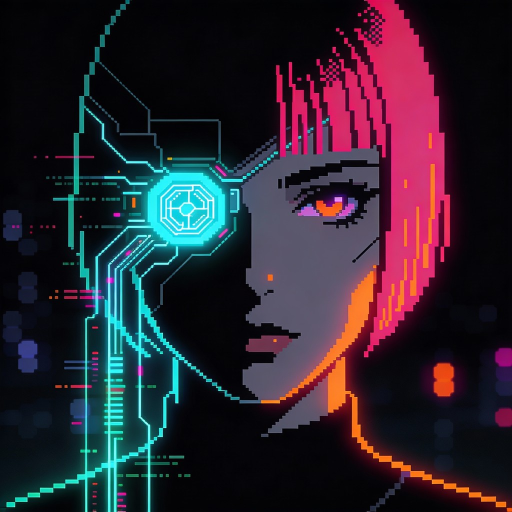
#> input picture docs/reference/lea-portrait.jpg, 1024 x 1024 px, found by its file name (shown at 1/2 size)
$ python build_portrait.py
#> lines starting #> are read from the running program, lines starting #| are printed output that depends on the picture; after the words box and inside, x2 and y2 are one past the last pixel; in counts of white or black regions, pixels touching at a corner belong together
"""Extract a 96x96 palette-indexed portrait plus its animation variants from the reference image.

Emits app/assets/lea-portrait.js: an RLE pixel map over a per-class palette, so a palette
index also tells the renderer which material class (skin, hair, neon circuit, ...) a cell is.
"""
import json
import os

import numpy as np
from PIL import Image

SRC = os.environ.get('LEA_REFERENCE', 'docs/reference/lea-portrait.jpg')
OUT = 'app/assets/lea-portrait.js'
W = 96
CROWN = 9                        # rows added on top: the reference crops the top of her head
H = W + CROWN

VOID, DARK, SKIN, HAIR, WARM, CIRCUIT, IMPLANT, EYE, LIP, BACK = range(10)
CLASS_NAMES = ['void', 'dark', 'skin', 'hair', 'warm', 'circuit', 'implant', 'eye', 'lip', 'back']
BUDGET = {VOID: 1, DARK: 7, SKIN: 13, HAIR: 15, WARM: 9, CIRCUIT: 10, IMPLANT: 8, EYE: 11, LIP: 7, BACK: 8}

# All vertical coordinates below are in the padded canvas, so they carry the CROWN offset.
IMPLANT_C = (35.0, 39.0 + CROWN)
IMPLANT_R = 14.0
EYE_BOX = (55, 34 + CROWN, 16, 9)        # x, y, w, h -- the lid aperture; the brow above stays put
MOUTH_BOX = (44, 59 + CROWN, 13, 11)     # tall enough for the jaw to drop into


HEAD_SPAN = (48, 92)             # columns the skull can occupy, clear of the HUD arc
HEAD_APEX = 2.0                  # where the top of her head lands in the padded canvas


def rebuild_crown(source):
    """The reference crops the top of her head, and not only above the border: the black
    wedge at the upper left is skull too, left out because the frame cuts there.

    So this is not a cap bolted onto row 0. It fits an ellipse to the widest row of hair the
    artwork does show, sweeps it up to an apex, and fills every cell inside it that is still
    background -- taking each colour from the strands already below it, so the crown is built
    out of the palette her hair already has instead of a flat invented pink.
    """
    out = np.zeros((H, W, 3), dtype=float)
    out[CROWN:] = source
    lum = out.max(axis=2)
    lo, hi = HEAD_SPAN

    # Widest row of hair in the upper half: that fixes the ellipse the skull sits on.
    spans = {}
    for y in range(CROWN, CROWN + 46):
        lit = np.nonzero(lum[y] >= 25)[0]
        lit = lit[(lit >= lo) & (lit < hi)]
        if len(lit):
            spans[y] = (lit.min(), lit.max())
    widest = max(spans, key=lambda y: spans[y][1] - spans[y][0])
    left, right = spans[widest]
    centre, half = (left + right) / 2, (right - left) / 2 + .5
    rise = widest - HEAD_APEX

    def strand(x, below):
        """The nearest hair already drawn under this cell, so the new crown inherits it."""
        for step in range(0, 46):
            y = below + step
            if y < H and lum[y, x] >= 40:
                return out[y, x]
        return None

    for y in range(int(HEAD_APEX), widest):
        width = half * np.sqrt(max(0.0, 1 - ((y - widest) / rise) ** 2))
        shade = .68 + .32 * np.sqrt(max(0.0, 1 - ((y - widest) / rise) ** 2))
        for x in range(int(round(centre - width)), int(round(centre + width)) + 1):
            if not (lo <= x < hi) or lum[y, x] >= 14:    # never paint over the artwork
                continue
            source_colour = strand(x, y + 1)
            if source_colour is None:                    # nothing below: borrow across the dome
                mirror = int(round(centre + (centre - x)))
                source_colour = strand(min(max(mirror, lo), hi - 1), y + 1)
            if source_colour is None:
                continue
            # Darker to the left: the rim light in this artwork comes from her right.
            lit_side = .78 + .22 * (x - (centre - width)) / max(2 * width, 1e-6)
            out[y, x] = source_colour * shade * lit_side
    return out


img = rebuild_crown(np.asarray(Image.open(SRC).convert('RGB').resize((W, W), Image.BOX)).astype(float))
#> in rebuild_crown, `out = np.zeros((H, W, 3), dtype=float)`: out: shape (105, 96, 3) float64; every value is 0
#> in rebuild_crown, `out[CROWN:] = source`:
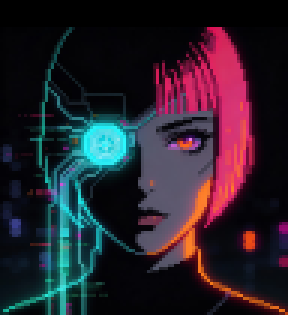
#> out: shape (105, 96, 3) float64 (shown 3 times larger); mean R, G, B 41.2, 33, 43.1
#> in rebuild_crown, `lum = out.max(axis=2)`:
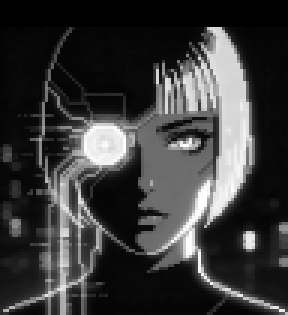
#> lum: shape (105, 96) float64 (shown 3 times larger); min 0, max 254, mean 58.3
#> the loop in rebuild_crown, `for y in range(CROWN, CROWN + 46):` made 46 passes
#> lit on passes 1 to 8: [68, 69, 70, 71, 72, 73, 74], [68, 69, 70, 71, 72, 73, 74, 75], [67, 68, 69, 70, 71, 72, 73, 74, 75, 76], [68, 69, 70, 71, 72, 73, 74, 75, 76, 77], [68, 69, 70, 71, 72, 73, 74, 75, 76, 77], [63, 66, 67, 68, 69, 70, 71, 72, 73, 74, 75, 76, 77, 78], [63, 64, 67, 68, 69, 70, 71, 72, 73, 74, 75, 76, 77, 78, 79], [64, 65, 67, 68, 69, 70, 71, 72, 73, 74, 75, 76, 77, 78, 79]
#> after the loop in rebuild_crown, `for y in range(CROWN, CROWN + 46):`: spans = 46 items
#> in rebuild_crown, `widest = max(spans, key=lambda y: spans[y][1] - spans[y][0])`: widest = 43
#> in rebuild_crown, `left, right = spans[widest]`: left = 48; right = 85
#> in rebuild_crown, `centre, half = (left + right) / 2, (right - left) / 2 + .5`: centre = 66.5; half = 19
#> in rebuild_crown, `rise = widest - HEAD_APEX`: rise = 41
#> the loop in rebuild_crown, `for y in range(int(HEAD_APEX), widest):` made 41 passes
#> (width, shade) on passes 1 to 12: (0, 0.68), (4.17, 0.75), (5.86, 0.779), (7.13, 0.8), (8.19, 0.818), (9.09, 0.833), (9.9, 0.847), (10.62, 0.859), (11.28, 0.87), (11.88, 0.88), (12.43, 0.889), (12.95, 0.898)
#> after the loop in rebuild_crown, `for y in range(int(HEAD_APEX), widest):`: out: shape (105, 96, 3) float64; 2.96% of pixels changed, all inside (x1, y1, x2, y2) = (48, 2, 86, 43)
R, G, B = img[..., 0], img[..., 1], img[..., 2]
LUM = img.max(axis=2)
XS = np.arange(W)[None, :].repeat(H, 0)
YS = np.arange(H)[:, None].repeat(W, 1)


def classify():
    cls = np.full((H, W), VOID, dtype=int)
    dist_implant = np.hypot(XS - IMPLANT_C[0], YS - IMPLANT_C[1])

    cyan = (G > R * 1.3) & (B > R * 1.15) & (LUM > 34)
    warm = (R > G * 1.2) & (G > B * 1.4) & (LUM > 62)
    pink = (R > G * 1.4) & (B > G * 1.02) & (LUM > 52)
    lit, bright = LUM >= 14, LUM >= 42
    subject = XS >= 38                                  # head, neck and shoulder live right of this

    cls[lit] = DARK
    cls[bright & subject & ~cyan & ~warm & ~pink] = SKIN
    cls[bright & subject & pink] = HAIR
    cls[bright & subject & warm] = WARM
    cls[cyan] = CIRCUIT
    cls[cyan & (dist_implant <= IMPLANT_R)] = IMPLANT
    cls[lit & ((XS <= 13) & (YS >= 34 + CROWN) | (XS >= 85) & (YS >= 57 + CROWN)) & ~cyan] = BACK
    cls[LUM < 14] = VOID

    skin_ref = np.median(img[(cls == SKIN) & (XS > 44) & (XS < 78)], axis=0)

    # The lid aperture: lashes, iris and eyeshadow are whatever departs from the cheek tone.
    x0, y0, w, h = EYE_BOX
    sub = img[y0:y0 + h, x0:x0 + w]
    cls[y0:y0 + h, x0:x0 + w][np.sqrt(((sub - skin_ref) ** 2).sum(axis=2)) > 48] = EYE

    # The lips: the only reddish thing on this face.
    x0, y0, w, h = MOUTH_BOX
    sub = img[y0:y0 + h, x0:x0 + w]
    cls[y0:y0 + h, x0:x0 + w][(sub[..., 0] > sub[..., 1] * 1.35) & (sub[..., 0] > 14)] = LIP
    return cls, skin_ref


def build_palette(cls):
    """One adaptive palette per class, so a palette index also carries its class."""
    palette, pal_class, lookup = [], [], {}
    for cid, budget in BUDGET.items():
        mask = cls == cid
        if not mask.any():
            continue
        pixels = img[mask].astype('uint8').reshape(-1, 1, 3)
        k = max(1, min(budget, len(np.unique(pixels.reshape(-1, 3), axis=0))))
        quant = Image.fromarray(pixels).quantize(colors=k, method=Image.MEDIANCUT, dither=Image.NONE)
        colors = np.array(quant.getpalette()[:k * 3]).reshape(k, 3)
        lookup[cid] = (len(palette), colors.astype(float))
        palette.extend(tuple(int(v) for v in c) for c in colors)
        pal_class.extend([cid] * k)
    return palette, pal_class, lookup


def index_map(cls, lookup):
    idx = np.zeros((H, W), dtype=int)
    for cid, (base, colors) in lookup.items():
        ys, xs = np.nonzero(cls == cid)
        if len(ys) == 0:
            continue
        diff = img[ys, xs][:, None, :] - colors[None, :, :]
        idx[ys, xs] = base + np.argmin((diff ** 2).sum(axis=2), axis=1)
    return idx


def nearest(color, cid, lookup):
    base, colors = lookup[cid]
    return base + int(np.argmin(((colors - np.array(color, dtype=float)) ** 2).sum(axis=1)))


def lidded_eye(idx, cls, lookup, drop):
    """Lower the upper lid by `drop` rows; the lash line follows it down."""
    x0, y0, w, h = EYE_BOX
    out = idx[y0:y0 + h, x0:x0 + w].copy()
    lid_src = idx[y0 + h, x0:x0 + w]             # untouched cheek row just below the aperture
    lash = nearest((16, 9, 18), EYE, lookup)
    for yy in range(min(drop + 1, h)):
        for xx in range(w):
            if cls[y0 + yy, x0 + xx] == EYE or yy < drop:
                out[yy, xx] = lash if yy == drop else lid_src[xx]
    if drop >= h - 2:                             # fully shut: nothing of the eye survives
        for yy in range(h):
            for xx in range(w):
                if cls[y0 + yy, x0 + xx] == EYE:
                    out[yy, xx] = lash if yy == drop else lid_src[xx]
    return out


def viseme(idx, cls, lookup, drop, spread=0):
    """One mouth shape: drop the lip run by `drop` rows to open the jaw, then stretch the
    corners out (spread > 0, as in "e") or purse them in (spread < 0, as in "o")."""
    x0, y0, w, h = MOUTH_BOX
    out = idx[y0:y0 + h, x0:x0 + w].copy()
    cavity = nearest((18, 6, 13), LIP, lookup)
    is_lip = cls[y0:y0 + h, x0:x0 + w] == LIP
    columns = {xx: np.nonzero(is_lip[:, xx])[0] for xx in range(w)}
    columns = {xx: rows for xx, rows in columns.items() if len(rows)}

    def paint(xx, rows, source_x):
        top, bottom = rows[0], rows[-1]
        for yy in range(min(bottom + drop, h - 1), top - 1, -1):
            src = yy - drop
            out[yy, xx] = idx[y0 + src, x0 + source_x] if src >= top else cavity

    for xx, rows in columns.items():
        paint(xx, rows, xx)

    corners = sorted(columns)
    left, right = corners[0], corners[-1]
    if spread > 0:                               # the smile stretches past the lip corners
        for step in range(1, spread + 1):
            for edge, inner in ((left - step, left), (right + step, right)):
                if 0 <= edge < w:
                    paint(edge, columns[inner], inner)
    elif spread < 0:                             # pursed: the corners fall back to bare skin
        for step in range(0, -spread):
            for edge in (left + step, right - step):
                rows = columns.get(edge)
                if rows is None:
                    continue
                above = max(rows[0] - 1, 0)
                for yy in range(rows[0], min(rows[-1] + drop + 1, h)):
                    out[yy, edge] = out[above, edge]
    return out


ALPHABET = ('ABCDEFGHIJKLMNOPQRSTUVWXYZabcdefghijklmnopqrstuvwxyz'
            '0123456789!#$%&()*+,-./:;<=>?@[]^_{|}~')


def rle(values):
    out, prev, run = [], None, 0
    for v in list(values) + [None]:
        if v == prev and run < len(ALPHABET):
            run += 1
            continue
        if prev is not None:
            out.append(ALPHABET[prev] + ALPHABET[run - 1])
        prev, run = v, 1
    return ''.join(out)


def main():
    cls, skin_ref = classify()
#> in classify, `cyan = (G > R * 1.3) & (B > R * 1.15) & (LUM > 34)`:
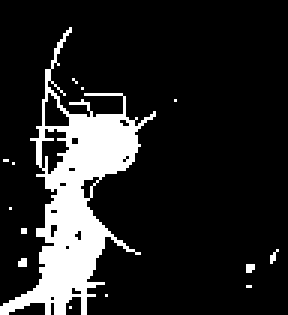
#> cyan: shape (105, 96) bool (shown 3 times larger); 14.7% white; 14 white regions (13 under 20 px), largest, box (x1, y1, x2, y2) and area: (0, 9, 52, 105) 1447
#> in classify, `warm = (R > G * 1.2) & (G > B * 1.4) & (LUM > 62)`: warm: shape (105, 96) bool; 2% white in thin lines or dots, all inside (x1, y1, x2, y2) = (49, 47, 96, 105)
#> in classify, `pink = (R > G * 1.4) & (B > G * 1.02) & (LUM > 52)`:
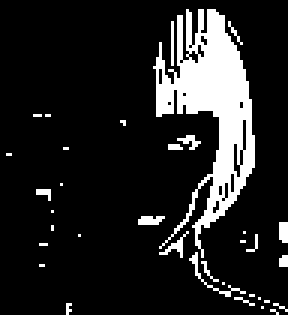
#> pink: shape (105, 96) bool (shown 3 times larger); 13.8% white; 35 white regions (30 under 20 px), largest, box (x1, y1, x2, y2) and area: (51, 3, 85, 86) 1144, (63, 84, 82, 99) 32, (53, 77, 63, 86) 23, (46, 72, 55, 75) 22, (93, 74, 96, 81) 20
#> in classify, `lit, bright = LUM >= 14, LUM >= 42`: lit: shape (105, 96) bool; 57.5% white; 15 black regions (7 under 20 px), largest, box (x1, y1, x2, y2) and area: (0, 0, 96, 81) 3107, (30, 81, 74, 105) 656, (30, 55, 51, 84) 295
#> in classify, `lit, bright = LUM >= 14, LUM >= 42`:
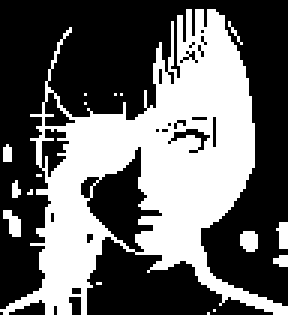
#> bright: shape (105, 96) bool (shown 3 times larger); 40% white; 17 white regions (13 under 20 px), largest, box (x1, y1, x2, y2) and area: (0, 3, 96, 105) 3866, (80, 77, 86, 84) 36, (1, 70, 7, 79) 34, (92, 74, 96, 83) 28
#> in classify, `skin_ref = np.median(img[(cls == SKIN) & (XS > 44) & (XS < 78)], axis=0)`: skin_ref = [90, 86, 107]
    palette, pal_class, lookup = build_palette(cls)
    idx = index_map(cls, lookup)
    assert len(palette) <= len(ALPHABET), f'palette {len(palette)} exceeds alphabet'

    # Mouth shapes are visemes: index 0 is the resting artwork, the rest are driven by speech.
    # `open` is the widest a syllable goes; `gape` is reserved for surprise.
    mouth_shapes = ['ajar', 'open', 'wide', 'round', 'narrow', 'gape']
    variants = {
        'eyeHalf': lidded_eye(idx, cls, lookup, 3),
        'eyeShut': lidded_eye(idx, cls, lookup, 6),
        'mouthAjar': viseme(idx, cls, lookup, 1),
        'mouthOpen': viseme(idx, cls, lookup, 2),
        'mouthWide': viseme(idx, cls, lookup, 1, spread=2),
        'mouthRound': viseme(idx, cls, lookup, 2, spread=-2),
        'mouthNarrow': viseme(idx, cls, lookup, 1, spread=-3),
        'mouthGape': viseme(idx, cls, lookup, 4),
    }
    data = {
        'width': W,
        'height': H,
        'crown': CROWN,
        'alphabet': ALPHABET,
        'palette': ['%02x%02x%02x' % c for c in palette],
        'paletteClass': pal_class,
        'classNames': CLASS_NAMES,
        'pixels': rle(idx.ravel()),
        'implant': {'cx': IMPLANT_C[0], 'cy': IMPLANT_C[1], 'r': IMPLANT_R},
        'eye': {'box': list(EYE_BOX), 'half': rle(variants['eyeHalf'].ravel()),
                'shut': rle(variants['eyeShut'].ravel())},
        'mouth': {'box': list(MOUTH_BOX), 'shapes': mouth_shapes,
                  'frames': [rle(variants['mouth' + name.capitalize()].ravel()) for name in mouth_shapes]},
    }
    with open(OUT, 'w') as fh:
        fh.write('/* LEA portrait map: 96x96 indexed pixels traced from the reference artwork.\n'
                 '   Generated by tools/build_portrait.py -- edit that script, not this file. */\n')
        fh.write('window.LEA_PORTRAIT = ' + json.dumps(data, separators=(',', ':')) + ';\n')

    if os.environ.get('LEA_PORTRAIT_PREVIEW'):
        pal = np.array(palette, dtype=np.uint8)
        Image.fromarray(pal[idx]).resize((576, 576), Image.NEAREST).save('check_base.png')
        for name, grid in variants.items():
            preview = idx.copy()
            x0, y0, w, h = EYE_BOX if name.startswith('eye') else MOUTH_BOX
            preview[y0:y0 + h, x0:x0 + w] = grid
            Image.fromarray(pal[preview][30:72, 40:76]).resize((36 * 14, 42 * 14), Image.NEAREST).save(f'check_{name}.png')

    print('skin ref', skin_ref.round(1))
    print('classes:', {CLASS_NAMES[c]: int((cls == c).sum()) for c in range(10)})
    print('palette:', len(palette), 'entries; pixels rle:', len(data['pixels']), 'chars')
    print('wrote', OUT)


if __name__ == '__main__':
    main()
#> in main, `cls, skin_ref = classify()`:
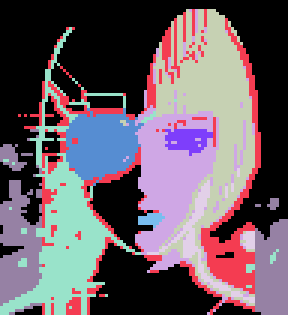
#> cls: shape (105, 96) int64 (shown 3 times larger); 10 distinct labels, from 0 to 9; one colour per label, 0 black
#> the loop in build_palette, `for cid, budget in BUDGET.items():` made 10 passes
#> k on passes 2 to 10: 7, 13, 15, 9, 10, 8, 11, 7, 8
#> (k, colors) on pass 1: (1, [[4, 3, 6]])
#> after the loop in build_palette, `for cid, budget in BUDGET.items():`: lookup = 10 items; pal_class = 89 values from 0 to 9; palette = 89 items, first 6: (4, 3, 6), (40, 39, 55), (15, 20, 28), (14, 14, 23), (6, 14, 19), (38, 6, 21)
#> in main, `palette, pal_class, lookup = build_palette(cls)`: pal_class = 89 values from 0 to 9; lookup = 10 items
#> the loop in index_map, `for cid, (base, colors) in lookup.items():` made 10 passes
#> base on passes 2 to 10: 1, 8, 21, 36, 45, 55, 63, 74, 81
#> (base, colors) on pass 1: (0, [[4, 3, 6]])
#> after the loop in index_map, `for cid, (base, colors) in lookup.items():`:
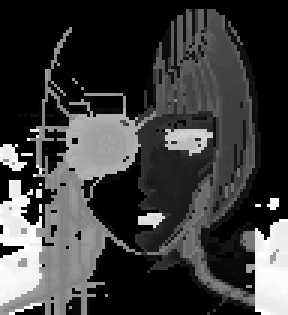
#> idx: shape (105, 96) int64 (shown 3 times larger); min 0, max 88, mean 21; drawn with min black and max white
#> in lidded_eye, `lid_src = idx[y0 + h, x0:x0 + w]`: lid_src = [11, 11, 11, 12, 12, 14, 14, 14, 14, 14, 14, 14, 14, 14, 12, 12]
#> in nearest, `base, colors = lookup[cid]`: base = 63; colors = [[224, 101, 112], [202, 83, 98], [146, 81, 138], [118, 34, 84], [62, 46, 77], [52, 44, 65], [39, 36, 48], [32, 27, 41], [19, 17, 27], [18, 8, 27], [8, 6, 13]]
#> in lidded_eye, `lash = nearest((16, 9, 18), EYE, lookup)`: lash = 72
#> in viseme, `x0, y0, w, h = MOUTH_BOX`: x0 = 44; y0 = 68; w = 13; h = 11
#> in viseme, `cavity = nearest((18, 6, 13), LIP, lookup)`: cavity = 80
#> in viseme, `columns = {xx: np.nonzero(is_lip[:, xx])[0] for xx in range(w)}`: columns = 13 items
#> in viseme, `columns = {xx: rows for xx, rows in columns.items() if len(rows)}`: columns = 9 items
#> the loop in viseme, `for xx, rows in columns.items():` made 9 passes
#> (rows, top in paint, bottom in paint) on passes 1 to 9: ([4, 5, 6], 4, 6), ([4, 5, 6], 4, 6), ([4, 5, 6], 4, 6), ([3, 4, 5, 6], 3, 6), ([3, 4, 5, 6], 3, 6), ([3, 4, 5, 6, 7], 3, 7), ([3, 4, 5, 6], 3, 6), ([3, 4, 5], 3, 5), ([4], 4, 4)
#> in viseme, `corners = sorted(columns)`: corners = [2, 3, 4, 5, 6, 7, 8, 9, 10]
#> in viseme, `left, right = corners[0], corners[-1]`: left = 2; right = 10
#> the loop in viseme (call 2), `for xx, rows in columns.items():` made 9 passes
#> the loop in rle, `for v in list(values) + [None]:` made 10081 passes
#> prev on pass 1: 0
#> after the loop in rle, `for v in list(values) + [None]:`: out = 4208 items, first 6: 'A~', 'A~', 'A~', 'A>', 'iA', 'UA'
#> the loop in rle (call 2), `for v in list(values) + [None]:` made 145 passes
#> v on passes 2, 3, 5, 7, 8, 9, 10, 11, 12, 13, 16, 18: 11, 11, 12, 14, 14, 14, 14, 14, 14, 14, 12, 11
#| skin ref [ 90.  86. 107.]
#| classes: {'void': 4278, 'dark': 1013, 'skin': 950, 'hair': 1252, 'warm': 181, 'circuit': 1042, 'implant': 444, 'eye': 97, 'lip': 30, 'back': 793}
#| palette: 89 entries; pixels rle: 8416 chars
